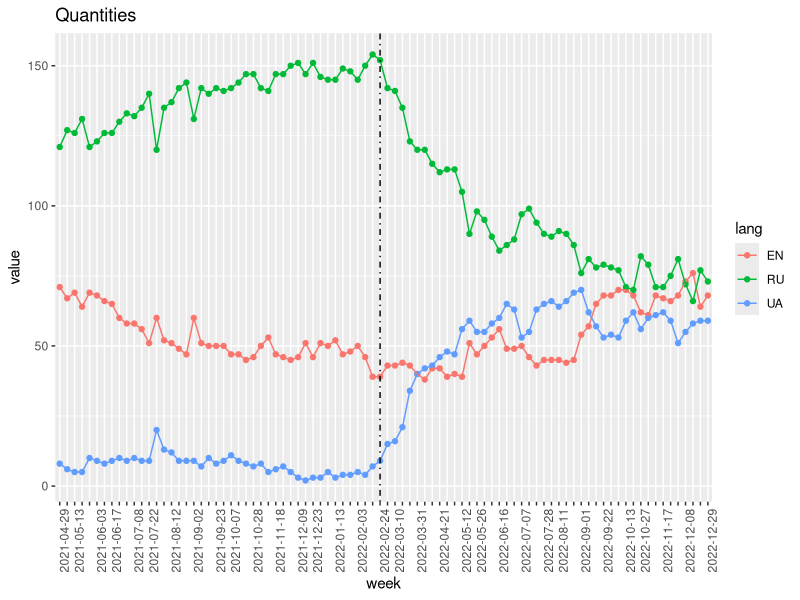
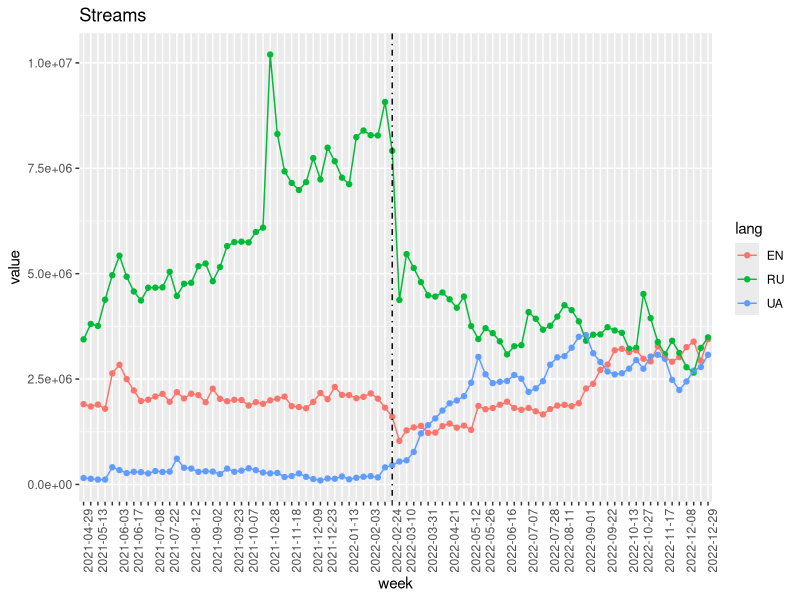
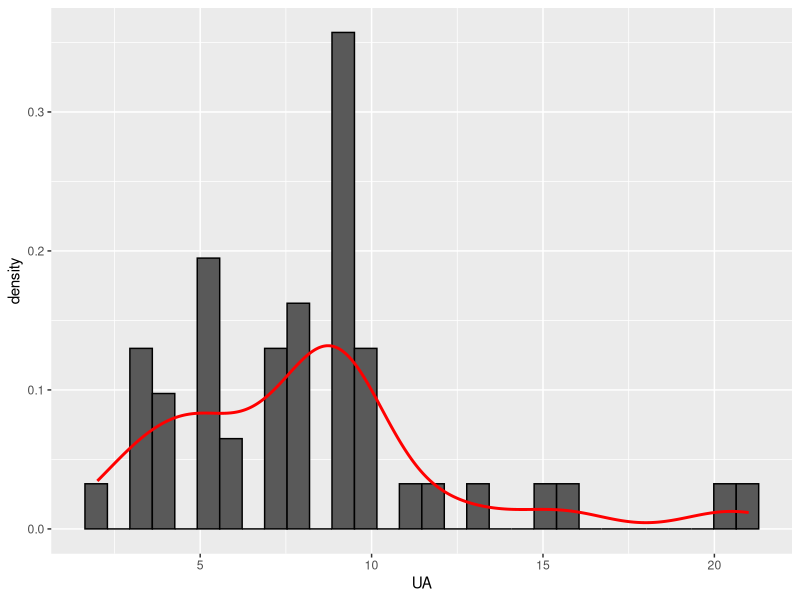
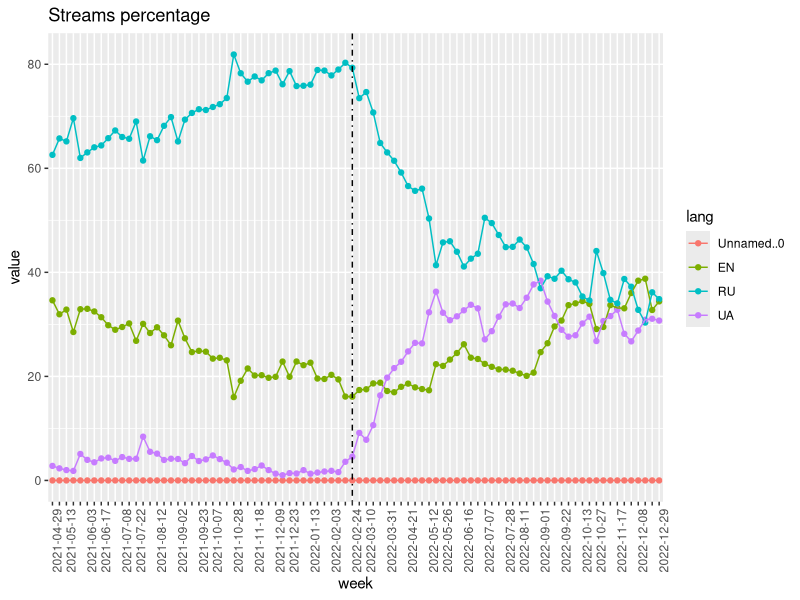
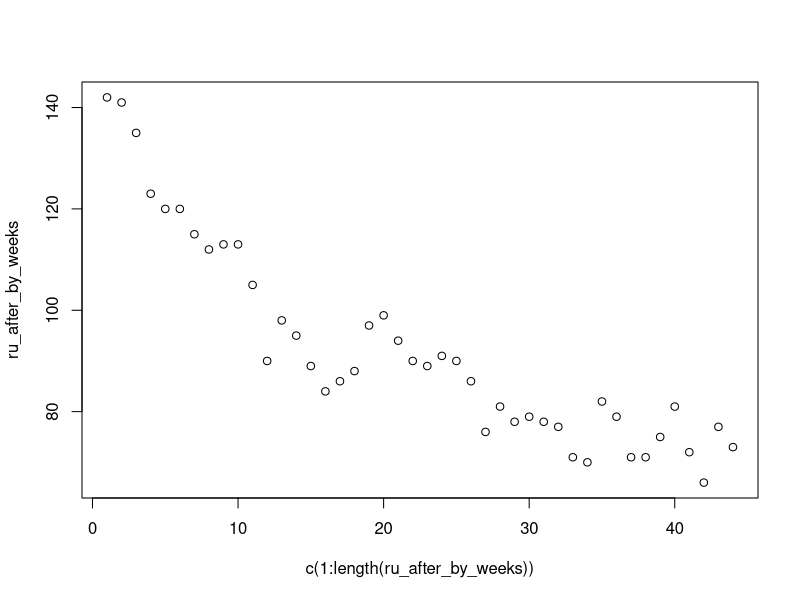
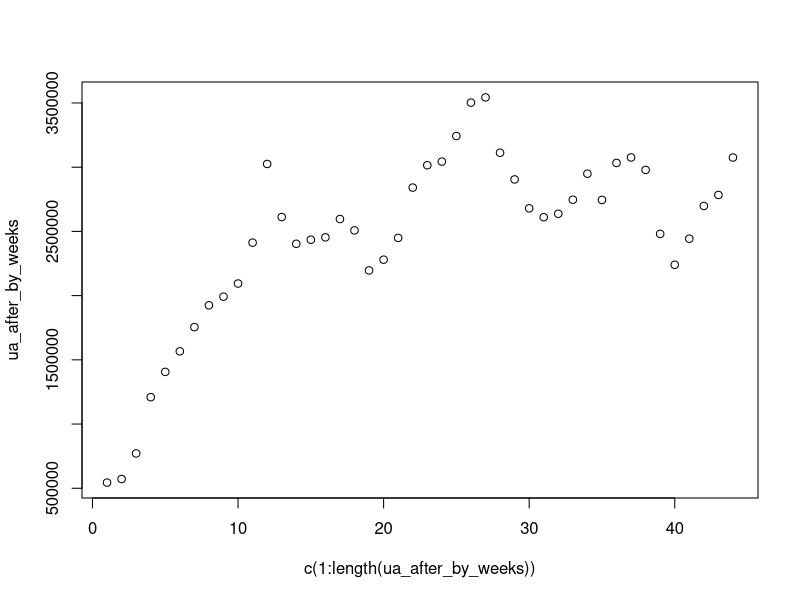

The R source for these figures, in order:
## ---- chunk 1
library(ggplot2)
library(reshape2)
## ---- chunk 2
weekly_by_streams <- read.csv("joined_by_streams/joined_by_streams.csv")[, -1]
head(weekly_by_streams)
## ---- chunk 3
weekly_by_quantity <- read.csv("joined_by_quantity/joined_by_quantity.csv")[, -1]
head(weekly_by_quantity)
## ---- chunk 4
weekly_by_streams_perc = read.csv("joined_by_streams/joined_by_streams_perc.csv")
head(weekly_by_streams_perc)
## ---- chunk 5
plot_lang <- function(df, title){
  df <- melt(df , id.vars = 'week', variable.name = 'lang')
  ggplot(df, aes(week, value, group=lang)) + 
  scale_x_discrete(guide = guide_axis(check.overlap=TRUE))+
  theme(axis.text.x = element_text(angle = 90)) + 
  geom_point(aes(colour = lang)) + geom_line(aes(colour=lang)) + 
    labs(title = title) +
         geom_vline(xintercept=44,
                linetype=4, colour="black")
}
## ---- chunk 6
plot_lang(weekly_by_quantity, "Quantities")
## ---- chunk 7
plot_lang(weekly_by_streams, "Streams")
## ---- chunk 8
before_war <- weekly_by_quantity[row.names(weekly_by_quantity) %in% 1:47, ]
after_war <- weekly_by_quantity[row.names(weekly_by_quantity) %in% 48:nrow(weekly_by_quantity), ]
## ---- chunk 9
before_war_ua <- before_war[3] # UA songs

ggplot(before_war_ua, aes(x = UA)) +
geom_histogram(col="black", aes(y = after_stat(density))) +
geom_density(col = "red", size=1)



## ---- chunk 10
list_before_war_ua <- as.list(before_war_ua)$UA
parameter <- 1 / mean(list_before_war_ua)

p_val <- 0
for (i in 1:20){
  p_val <- p_val + chisq.test(list_before_war_ua, rgeom(length(list_before_war_ua), parameter), simulate.p.value = TRUE)$p.value
}
p_val <- p_val / 20
cat("The received p-value:", p_val, "\n")
## ---- chunk 11
plot_lang(weekly_by_streams_perc, "Streams percentage")
## ---- chunk 12
ru_asymp = 0
perc_after_RU <- weekly_by_quantity$RU[weekly_by_streams_perc$week > "2022-02-24"]
ru_after_by_weeks <- (perc_after_RU - ru_asymp)
ru_after_by_weeks <- ru_after_by_weeks[ru_after_by_weeks>0]



X_ru <- (c(1:length(ru_after_by_weeks)))
Y_ru <- (ru_after_by_weeks)
ru_lmodel = lm(Y_ru ~ log(X_ru))
summary(ru_lmodel)
plot(c(1:length(ru_after_by_weeks)), ru_after_by_weeks)
## ---- chunk 13
ua_asymp = 0
perc_after_UA <- weekly_by_streams$UA[weekly_by_streams_perc$week > "2022-02-24"]
ua_after_by_weeks <- (perc_after_UA - ua_asymp)
ua_after_by_weeks <- ua_after_by_weeks[ua_after_by_weeks>0]

plot(c(1:length(ua_after_by_weeks)), ua_after_by_weeks)

X_ua <- log(c(1:length(ua_after_by_weeks)))
Y_ua <- log(ua_after_by_weeks)
ua_lmodel = lm(X_ua ~ Y_ua)
summary(ua_lmodel)
## ---- chunk 14
ua_corr_lmodel = lm(weekly_by_streams_perc$UA ~ weekly_by_quantity$UA)
summary(ua_corr_lmodel)
## ---- chunk 15
ru_corr_lmodel = lm(weekly_by_streams_perc$RU ~ weekly_by_quantity$RU)
summary(ru_corr_lmodel)
## ---- chunk 16
en_corr_lmodel = lm(weekly_by_streams_perc$EN ~ weekly_by_quantity$EN)
summary(en_corr_lmodel)
